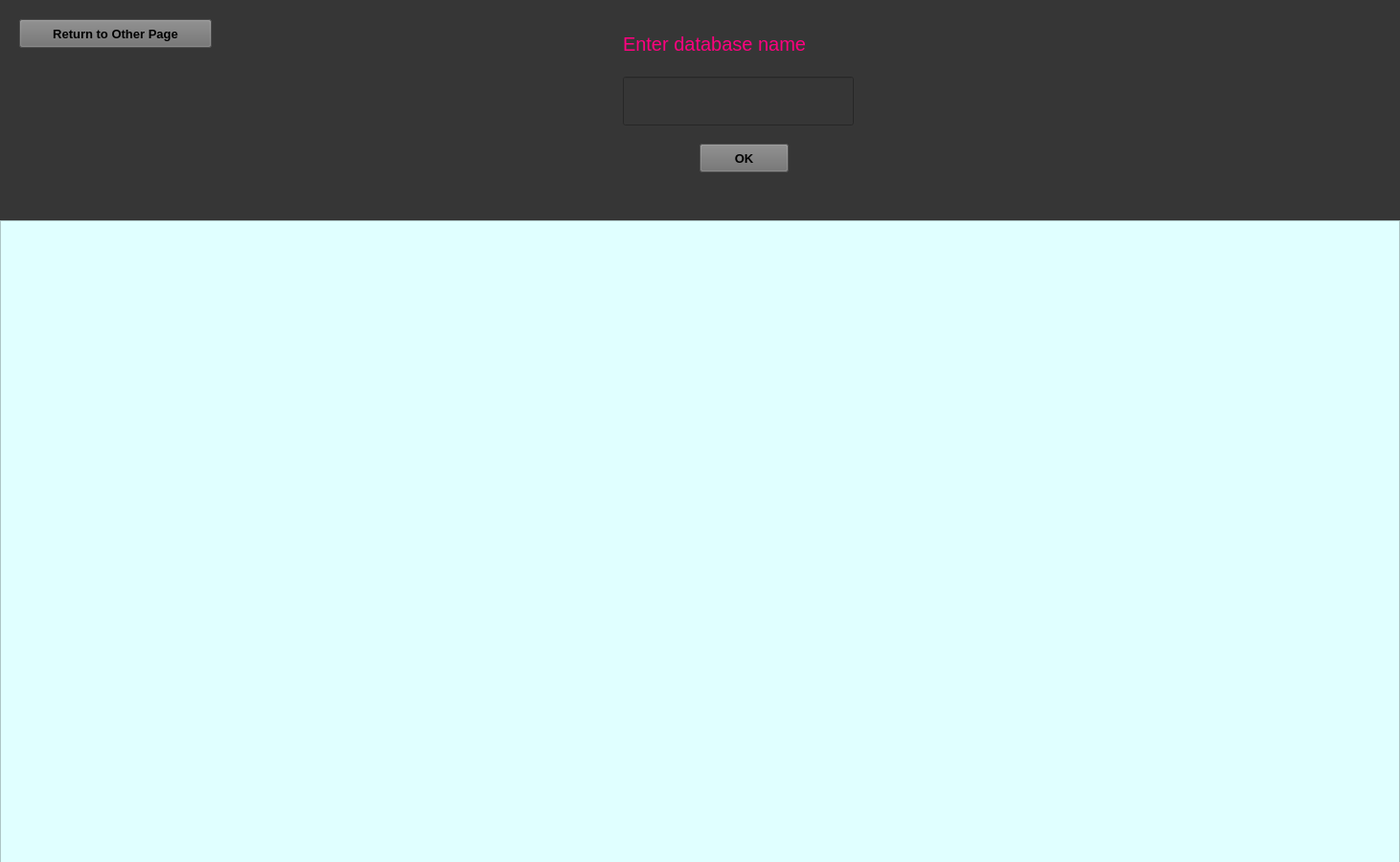
<?xml version="1.0" encoding="UTF-8"?>
<ui version="4.0">
 <class>Form</class>
 <widget class="QWidget" name="Form">
  <property name="geometry">
   <rect>
    <x>0</x>
    <y>0</y>
    <width>1461</width>
    <height>900</height>
   </rect>
  </property>
  <property name="minimumSize">
   <size>
    <width>900</width>
    <height>900</height>
   </size>
  </property>
  <property name="windowTitle">
   <string>Form</string>
  </property>
  <property name="styleSheet">
   <string notr="true">background-color: rgb(54, 54, 54);</string>
  </property>
  <widget class="QLabel" name="label_2">
   <property name="geometry">
    <rect>
     <x>650</x>
     <y>30</y>
     <width>241</width>
     <height>31</height>
    </rect>
   </property>
   <property name="styleSheet">
    <string notr="true">font-size:15pt; color:rgb(255, 0, 127)</string>
   </property>
   <property name="text">
    <string>Enter database name</string>
   </property>
  </widget>
  <widget class="QLineEdit" name="databasenameline">
   <property name="geometry">
    <rect>
     <x>650</x>
     <y>80</y>
     <width>241</width>
     <height>51</height>
    </rect>
   </property>
   <property name="styleSheet">
    <string notr="true">font-size:14pt; color:rgb(243, 243, 243)</string>
   </property>
   <property name="dragEnabled">
    <bool>false</bool>
   </property>
  </widget>
  <widget class="QPushButton" name="okbutton">
   <property name="geometry">
    <rect>
     <x>730</x>
     <y>150</y>
     <width>93</width>
     <height>30</height>
    </rect>
   </property>
   <property name="font">
    <font>
     <pointsize>10</pointsize>
     <weight>75</weight>
     <bold>true</bold>
    </font>
   </property>
   <property name="styleSheet">
    <string notr="true">background-color:rgb(111, 111, 111)</string>
   </property>
   <property name="text">
    <string>OK</string>
   </property>
  </widget>
  <widget class="QTableWidget" name="tableWidget">
   <property name="geometry">
    <rect>
     <x>0</x>
     <y>230</y>
     <width>1461</width>
     <height>671</height>
    </rect>
   </property>
   <property name="styleSheet">
    <string notr="true">background-color:rgb(224, 255, 255)</string>
   </property>
  </widget>
  <widget class="QPushButton" name="retturnbutton">
   <property name="geometry">
    <rect>
     <x>20</x>
     <y>20</y>
     <width>201</width>
     <height>30</height>
    </rect>
   </property>
   <property name="font">
    <font>
     <pointsize>10</pointsize>
     <weight>75</weight>
     <bold>true</bold>
    </font>
   </property>
   <property name="styleSheet">
    <string notr="true">background-color:rgb(111, 111, 111)</string>
   </property>
   <property name="text">
    <string>Return to Other Page</string>
   </property>
  </widget>
 </widget>
 <resources/>
 <connections/>
</ui>
